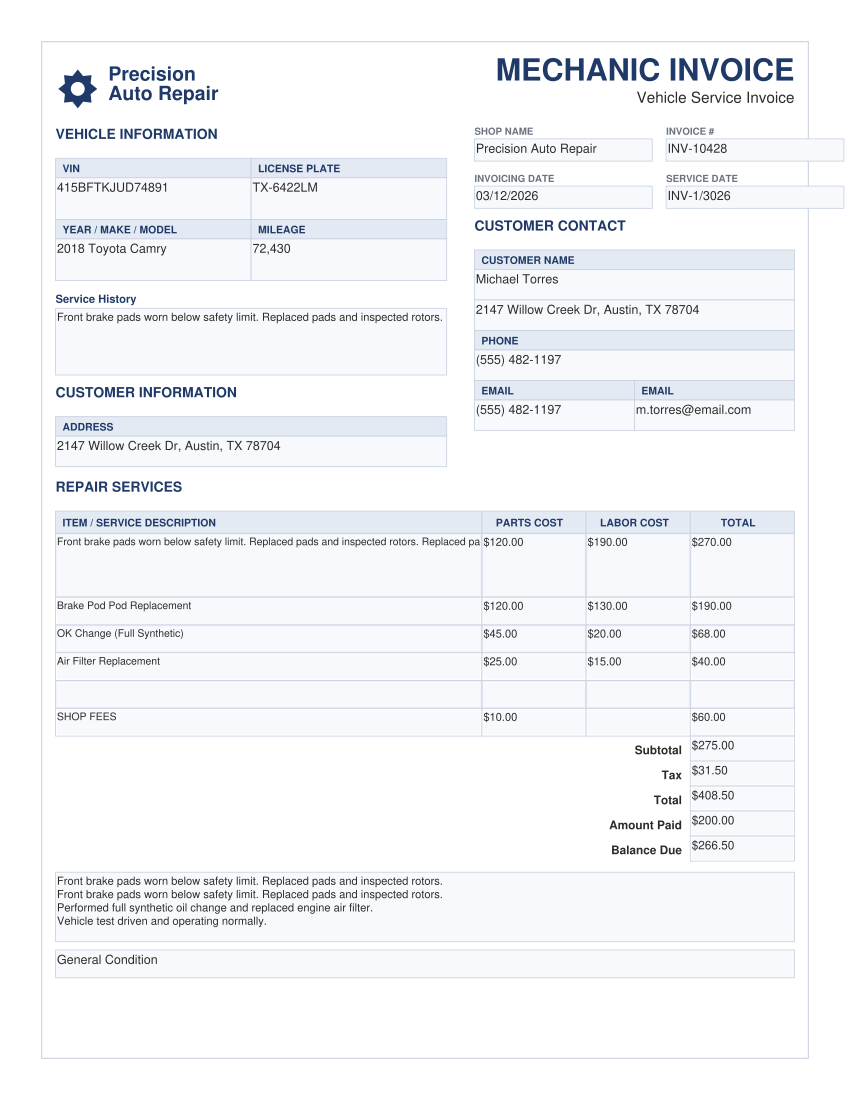

Python code for this plot:
"""Generate an editable PDF template for a mechanic invoice.

Produces `mechanic_invoice_template.pdf` with AcroForm fields that can be
filled in by any standard PDF reader (Acrobat, Preview, Foxit, browsers).
"""

from reportlab.lib.colors import Color, HexColor, white, black
from reportlab.lib.pagesizes import LETTER
from reportlab.pdfbase import pdfmetrics
from reportlab.pdfbase.ttfonts import TTFont
from reportlab.pdfgen import canvas

OUTPUT = "mechanic_invoice_template.pdf"

NAVY = HexColor("#1F3A68")
DARK_TEXT = HexColor("#2B2B2B")
MUTED = HexColor("#6B7280")
ROW_BG = HexColor("#EEF2F8")
HEADER_BG = HexColor("#E4EAF3")
BORDER = HexColor("#C9D2E0")
FIELD_BG = HexColor("#F7F9FC")

PAGE_W, PAGE_H = LETTER
MARGIN_L = 40
MARGIN_R = 40
MARGIN_T = 40
CONTENT_W = PAGE_W - MARGIN_L - MARGIN_R


def draw_gear(c, cx, cy, r_outer=14, r_inner=5, teeth=8):
    """Draw a simple gear-shaped logo."""
    import math

    c.saveState()
    c.setFillColor(NAVY)
    c.setStrokeColor(NAVY)
    path = c.beginPath()
    step = math.pi / teeth
    for i in range(teeth * 2):
        radius = r_outer if i % 2 == 0 else r_outer - 4
        angle = i * step
        x = cx + radius * math.cos(angle)
        y = cy + radius * math.sin(angle)
        if i == 0:
            path.moveTo(x, y)
        else:
            path.lineTo(x, y)
    path.close()
    c.drawPath(path, stroke=0, fill=1)
    # inner hole
    c.setFillColor(white)
    c.circle(cx, cy, r_inner, stroke=0, fill=1)
    c.restoreState()


def label(c, text, x, y, size=7.5, color=NAVY, bold=True):
    c.setFillColor(color)
    c.setFont("Helvetica-Bold" if bold else "Helvetica", size)
    c.drawString(x, y, text)


def section_title(c, text, x, y, size=10):
    c.setFillColor(NAVY)
    c.setFont("Helvetica-Bold", size)
    c.drawString(x, y, text)


def box(c, x, y, w, h, fill=None, stroke=BORDER, stroke_w=0.6):
    if fill is not None:
        c.setFillColor(fill)
    c.setStrokeColor(stroke)
    c.setLineWidth(stroke_w)
    c.rect(x, y, w, h, stroke=1, fill=1 if fill is not None else 0)


def text_field(c, name, x, y, w, h, value="", font_size=9, multiline=False,
               align="left"):
    """Add an AcroForm text field inside the given rect."""
    form = c.acroForm
    tf_align = {"left": "left", "center": "center", "right": "right"}[align]
    form.textfield(
        name=name,
        tooltip=name.replace("_", " ").title(),
        x=x + 1,
        y=y + 1,
        width=w - 2,
        height=h - 2,
        borderStyle="solid",
        borderWidth=0,
        borderColor=BORDER,
        fillColor=FIELD_BG,
        textColor=DARK_TEXT,
        forceBorder=False,
        fontSize=font_size,
        fieldFlags="multiline" if multiline else "",
        value=value,
        maxlen=10000 if multiline else 200,
        fontName="Helvetica",
    )


def header(c):
    # Logo area
    draw_gear(c, MARGIN_L + 16, PAGE_H - MARGIN_T - 24, r_outer=14)
    c.setFillColor(NAVY)
    c.setFont("Helvetica-Bold", 14)
    c.drawString(MARGIN_L + 38, PAGE_H - MARGIN_T - 18, "Precision")
    c.drawString(MARGIN_L + 38, PAGE_H - MARGIN_T - 32, "Auto Repair")

    # Title on the right
    c.setFillColor(NAVY)
    c.setFont("Helvetica-Bold", 22)
    title = "MECHANIC INVOICE"
    tw = c.stringWidth(title, "Helvetica-Bold", 22)
    c.drawString(PAGE_W - MARGIN_R - tw, PAGE_H - MARGIN_T - 18, title)

    c.setFillColor(DARK_TEXT)
    c.setFont("Helvetica", 11)
    sub = "Vehicle Service Invoice"
    sw = c.stringWidth(sub, "Helvetica", 11)
    c.drawString(PAGE_W - MARGIN_R - sw, PAGE_H - MARGIN_T - 34, sub)


def draw_labeled_field(c, name, x, y, w, value="", field_h=16,
                       label_text=None, label_color=MUTED):
    """Draw a small label ABOVE a boxed text field, returning the field top y."""
    if label_text:
        c.setFillColor(label_color)
        c.setFont("Helvetica-Bold", 7)
        c.drawString(x, y + field_h + 3, label_text.upper())
    box(c, x, y, w, field_h, fill=FIELD_BG)
    text_field(c, name, x, y, w, field_h, value=value, font_size=9)


def draw_table_cell_field(c, name, x, y, w, h, value="", align="left",
                          font_size=8, multiline=False):
    box(c, x, y, w, h, fill=None, stroke=BORDER)
    text_field(c, name, x, y, w, h, value=value, font_size=font_size,
               align=align, multiline=multiline)


def top_right_block(c, left_x, top_y):
    """Shop Name / Invoice #, then Invoicing Date / Service Date."""
    col_w = (CONTENT_W / 2 - 10) / 2
    gap = 10
    # Row 1: Shop Name | Invoice #
    row1_y = top_y - 36
    draw_labeled_field(c, "shop_name", left_x, row1_y, col_w,
                       value="Precision Auto Repair",
                       label_text="Shop Name")
    draw_labeled_field(c, "invoice_number", left_x + col_w + gap, row1_y,
                       col_w, value="INV-10428",
                       label_text="Invoice #")
    # Row 2: Invoicing Date | Service Date
    row2_y = row1_y - 34
    draw_labeled_field(c, "invoicing_date", left_x, row2_y, col_w,
                       value="03/12/2026",
                       label_text="Invoicing Date")
    draw_labeled_field(c, "service_date", left_x + col_w + gap, row2_y,
                       col_w, value="INV-1/3026",
                       label_text="Service Date")
    return row2_y


def vehicle_information(c, x, y, w):
    """Left-side VEHICLE INFORMATION block."""
    section_title(c, "VEHICLE INFORMATION", x, y)
    y -= 14
    # Two-column grid: VIN | LICENSE PLATE, YEAR/MAKE/MODEL | MILEAGE
    col_w = (w - 0) / 2
    row_h = 30
    # Header row
    header_h = 14
    box(c, x, y - header_h, col_w, header_h, fill=HEADER_BG)
    box(c, x + col_w, y - header_h, col_w, header_h, fill=HEADER_BG)
    c.setFillColor(NAVY)
    c.setFont("Helvetica-Bold", 7.5)
    c.drawString(x + 5, y - header_h + 4, "VIN")
    c.drawString(x + col_w + 5, y - header_h + 4, "LICENSE PLATE")
    # Value row 1
    vy = y - header_h - row_h
    box(c, x, vy, col_w, row_h, fill=FIELD_BG)
    box(c, x + col_w, vy, col_w, row_h, fill=FIELD_BG)
    text_field(c, "vin", x, vy, col_w, row_h,
               value="415BFTKJUD74891", font_size=9)
    text_field(c, "license_plate", x + col_w, vy, col_w, row_h,
               value="TX-6422LM", font_size=9)
    # Header row 2
    hy2 = vy - header_h
    box(c, x, hy2, col_w, header_h, fill=HEADER_BG)
    box(c, x + col_w, hy2, col_w, header_h, fill=HEADER_BG)
    c.setFillColor(NAVY)
    c.setFont("Helvetica-Bold", 7.5)
    c.drawString(x + 5, hy2 + 4, "YEAR / MAKE / MODEL")
    c.drawString(x + col_w + 5, hy2 + 4, "MILEAGE")
    # Value row 2
    vy2 = hy2 - row_h
    box(c, x, vy2, col_w, row_h, fill=FIELD_BG)
    box(c, x + col_w, vy2, col_w, row_h, fill=FIELD_BG)
    text_field(c, "year_make_model", x, vy2, col_w, row_h,
               value="2018 Toyota Camry", font_size=9)
    text_field(c, "mileage", x + col_w, vy2, col_w, row_h,
               value="72,430", font_size=9)
    # Service History
    sh_y_label = vy2 - 16
    c.setFillColor(NAVY)
    c.setFont("Helvetica-Bold", 8)
    c.drawString(x, sh_y_label, "Service History")
    sh_h = 48
    sh_y = sh_y_label - 4 - sh_h
    box(c, x, sh_y, w, sh_h, fill=FIELD_BG)
    text_field(
        c, "service_history", x, sh_y, w, sh_h,
        value=(
            "Front brake pads worn below safety limit. Replaced pads and "
            "inspected rotors. Performed full synthetic oil change and "
            "replaced engine air filter. Vehicle test driven and operating "
            "normally."
        ),
        font_size=8, multiline=True,
    )
    return sh_y  # bottom of this block


def customer_information(c, x, y, w):
    section_title(c, "CUSTOMER INFORMATION", x, y)
    y -= 14
    # ADDRESS header + field
    header_h = 14
    box(c, x, y - header_h, w, header_h, fill=HEADER_BG)
    c.setFillColor(NAVY)
    c.setFont("Helvetica-Bold", 7.5)
    c.drawString(x + 5, y - header_h + 4, "ADDRESS")
    row_h = 22
    vy = y - header_h - row_h
    box(c, x, vy, w, row_h, fill=FIELD_BG)
    text_field(c, "customer_address_left", x, vy, w, row_h,
               value="2147 Willow Creek Dr, Austin, TX 78704",
               font_size=9)
    return vy


def customer_contact(c, x, y, w):
    section_title(c, "CUSTOMER CONTACT", x, y)
    y -= 14
    header_h = 14
    row_h = 22

    def header_cell(cx, cw, txt):
        box(c, cx, y - header_h, cw, header_h, fill=HEADER_BG)
        c.setFillColor(NAVY)
        c.setFont("Helvetica-Bold", 7.5)
        c.drawString(cx + 5, y - header_h + 4, txt)

    # CUSTOMER NAME
    header_cell(x, w, "CUSTOMER NAME")
    cy = y - header_h - row_h
    box(c, x, cy, w, row_h, fill=FIELD_BG)
    text_field(c, "customer_name", x, cy, w, row_h,
               value="Michael Torres", font_size=9)
    # Address row (full width, no header label per image)
    ay = cy - row_h
    box(c, x, ay, w, row_h, fill=FIELD_BG)
    text_field(c, "customer_address", x, ay, w, row_h,
               value="2147 Willow Creek Dr, Austin, TX 78704",
               font_size=9)
    # PHONE
    py_header = ay - header_h
    box(c, x, py_header, w, header_h, fill=HEADER_BG)
    c.setFillColor(NAVY)
    c.setFont("Helvetica-Bold", 7.5)
    c.drawString(x + 5, py_header + 4, "PHONE")
    py = py_header - row_h
    box(c, x, py, w, row_h, fill=FIELD_BG)
    text_field(c, "customer_phone", x, py, w, row_h,
               value="(555) 482-1197", font_size=9)
    # EMAIL / EMAIL split
    eh_y = py - header_h
    half = w / 2
    box(c, x, eh_y, half, header_h, fill=HEADER_BG)
    box(c, x + half, eh_y, half, header_h, fill=HEADER_BG)
    c.setFillColor(NAVY)
    c.setFont("Helvetica-Bold", 7.5)
    c.drawString(x + 5, eh_y + 4, "EMAIL")
    c.drawString(x + half + 5, eh_y + 4, "EMAIL")
    ey = eh_y - row_h
    box(c, x, ey, half, row_h, fill=FIELD_BG)
    box(c, x + half, ey, half, row_h, fill=FIELD_BG)
    text_field(c, "customer_email_1", x, ey, half, row_h,
               value="(555) 482-1197", font_size=9)
    text_field(c, "customer_email_2", x + half, ey, half, row_h,
               value="m.torres@email.com", font_size=9)
    return ey


def repair_services_table(c, x, y, w):
    section_title(c, "REPAIR SERVICES", x, y)
    y -= 14
    # Columns: ITEM (wide) | PARTS COST | LABOR COST | TOTAL
    parts_w = 75
    labor_w = 75
    total_w = 75
    desc_w = w - parts_w - labor_w - total_w
    header_h = 16
    # Header row
    box(c, x, y - header_h, desc_w, header_h, fill=HEADER_BG)
    box(c, x + desc_w, y - header_h, parts_w, header_h, fill=HEADER_BG)
    box(c, x + desc_w + parts_w, y - header_h, labor_w, header_h,
        fill=HEADER_BG)
    box(c, x + desc_w + parts_w + labor_w, y - header_h, total_w, header_h,
        fill=HEADER_BG)
    c.setFillColor(NAVY)
    c.setFont("Helvetica-Bold", 7.5)
    c.drawString(x + 5, y - header_h + 5, "ITEM / SERVICE DESCRIPTION")
    c.drawString(x + desc_w + 10, y - header_h + 5, "PARTS COST")
    c.drawString(x + desc_w + parts_w + 10, y - header_h + 5, "LABOR COST")
    c.drawString(x + desc_w + parts_w + labor_w + 22, y - header_h + 5,
                 "TOTAL")

    # Prepopulated rows (matching the image)
    rows = [
        (
            "Front brake pads worn below safety limit. Replaced pads and "
            "inspected rotors. Replaced pads and inspected rotors. "
            "Performed full synthetic oil change and replaced engine air "
            "filter. Vehicle test driven and operating normally.",
            "$120.00", "$190.00", "$270.00", 46,
        ),
        ("Brake Pod Pod Replacement", "$120.00", "$130.00", "$190.00", 20),
        ("OK Change (Full Synthetic)", "$45.00", "$20.00", "$68.00", 20),
        ("Air Filter Replacement", "$25.00", "$15.00", "$40.00", 20),
        ("", "", "", "", 20),
        ("SHOP FEES", "$10.00", "", "$60.00", 20),
    ]

    cur_y = y - header_h
    for i, (desc, parts, labor, total, rh) in enumerate(rows):
        row_bg = ROW_BG if i % 2 == 0 else white
        cur_y -= rh
        # row backgrounds + borders
        box(c, x, cur_y, desc_w, rh, fill=row_bg)
        box(c, x + desc_w, cur_y, parts_w, rh, fill=row_bg)
        box(c, x + desc_w + parts_w, cur_y, labor_w, rh, fill=row_bg)
        box(c, x + desc_w + parts_w + labor_w, cur_y, total_w, rh,
            fill=row_bg)
        text_field(c, f"row{i+1}_desc", x, cur_y, desc_w, rh,
                   value=desc, font_size=7.5, multiline=True)
        text_field(c, f"row{i+1}_parts", x + desc_w, cur_y, parts_w, rh,
                   value=parts, font_size=8, align="right")
        text_field(c, f"row{i+1}_labor", x + desc_w + parts_w, cur_y,
                   labor_w, rh, value=labor, font_size=8, align="right")
        text_field(c, f"row{i+1}_total",
                   x + desc_w + parts_w + labor_w, cur_y, total_w, rh,
                   value=total, font_size=8, align="right")

    # Totals block to the right
    totals = [
        ("Subtotal", "subtotal", "$275.00"),
        ("Tax", "tax", "$31.50"),
        ("Total", "total", "$408.50"),
        ("Amount Paid", "amount_paid", "$200.00"),
        ("Balance Due", "balance_due", "$266.50"),
    ]
    tot_h = 18
    tot_x_label = x + desc_w  # right-aligned labels area spans parts col
    tot_x_val = x + desc_w + parts_w + labor_w
    for lbl, name, val in totals:
        cur_y -= tot_h
        # label cell (spans parts+labor columns, right aligned text)
        c.setFillColor(DARK_TEXT)
        c.setFont("Helvetica-Bold", 8.5)
        lbl_w = parts_w + labor_w
        tw = c.stringWidth(lbl, "Helvetica-Bold", 8.5)
        c.drawString(tot_x_label + lbl_w - tw - 6, cur_y + 5, lbl)
        # value cell
        box(c, tot_x_val, cur_y, total_w, tot_h, fill=white)
        text_field(c, name, tot_x_val, cur_y, total_w, tot_h,
                   value=val, font_size=8.5, align="right")

    return cur_y


def notes_and_conditions(c, x, y, w):
    # Free-form notes on the left, general condition on the right/full
    notes_h = 50
    y_notes = y - notes_h - 8
    box(c, x, y_notes, w, notes_h, fill=FIELD_BG)
    text_field(
        c, "notes", x, y_notes, w, notes_h,
        value=(
            "Front brake pads worn below safety limit. Replaced pads and "
            "inspected rotors.\n"
            "Front brake pads worn below safety limit. Replaced pads and "
            "inspected rotors.\n"
            "Performed full synthetic oil change and replaced engine air "
            "filter.\n"
            "Vehicle test driven and operating normally."
        ),
        font_size=8, multiline=True,
    )
    # General Condition
    gc_y = y_notes - 26
    box(c, x, gc_y, w, 20, fill=FIELD_BG)
    text_field(c, "general_condition", x, gc_y, w, 20,
               value="General Condition", font_size=9)
    return gc_y


def build():
    c = canvas.Canvas(OUTPUT, pagesize=LETTER)
    c.setTitle("Mechanic Invoice Template")
    c.setAuthor("Precision Auto Repair")

    # Page border (subtle)
    c.setStrokeColor(BORDER)
    c.setLineWidth(0.8)
    c.rect(MARGIN_L - 10, MARGIN_T - 10,
           CONTENT_W + 20, PAGE_H - MARGIN_T - MARGIN_T + 20, stroke=1, fill=0)

    header(c)

    # Layout: two columns below the header
    top_y = PAGE_H - MARGIN_T - 60
    col_gap = 20
    left_w = (CONTENT_W - col_gap) * 0.55
    right_w = CONTENT_W - col_gap - left_w
    left_x = MARGIN_L
    right_x = MARGIN_L + left_w + col_gap

    # Right column top block: shop/invoice/dates
    top_right_bottom = top_right_block(c, right_x, PAGE_H - MARGIN_T - 40)

    # Left column: Vehicle Information
    left_bottom = vehicle_information(c, left_x, top_y, left_w)

    # Right column: Customer Contact (below the invoice meta fields)
    contact_bottom = customer_contact(
        c, right_x, top_right_bottom - 16, right_w
    )

    # Left column continues with Customer Information
    cust_info_bottom = customer_information(
        c, left_x, left_bottom - 16, left_w
    )

    # Repair services table full width
    table_top = min(cust_info_bottom, contact_bottom) - 18
    table_bottom = repair_services_table(c, MARGIN_L, table_top, CONTENT_W)

    # Notes + general condition
    notes_and_conditions(c, MARGIN_L, table_bottom, CONTENT_W)

    c.showPage()
    c.save()
    print(f"wrote {OUTPUT}")


if __name__ == "__main__":
    build()
